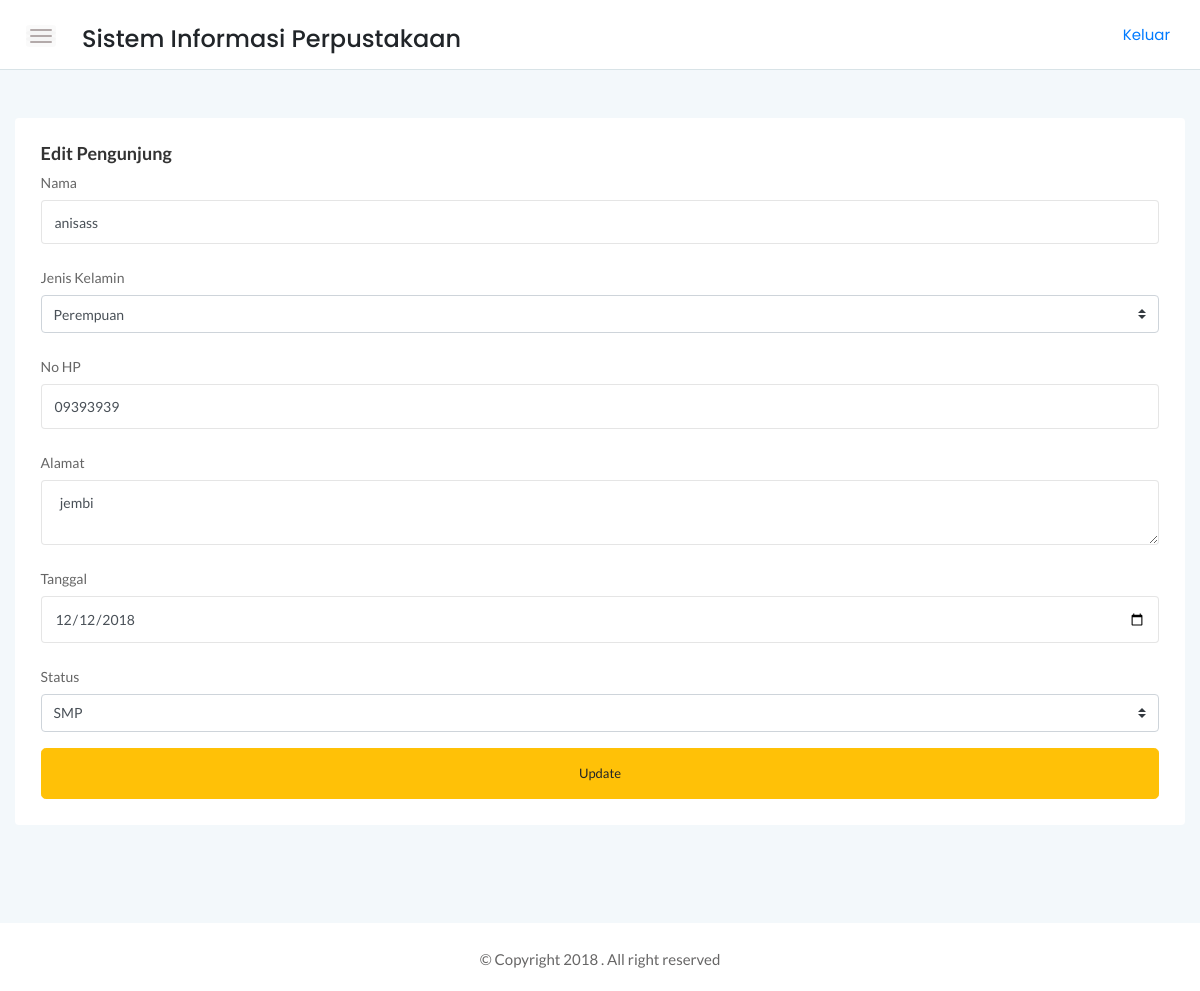
The app's page /srtdash/app/pengunjung/edit.php?id=7 (signed in) with its own data.
### tables this page shows
CREATE TABLE `pengunjung` (
  `id_pengunjung` int(11) NOT NULL,
  `nama` varchar(30) NOT NULL,
  `jk` enum('Laki-Laki','Perempuan') NOT NULL,
  `noHP` char(13) NOT NULL,
  `alamat` text NOT NULL,
  `tgl` date NOT NULL,
  `id_status` int(11) DEFAULT NULL
);

CREATE TABLE `status` (
  `id_status` int(11) NOT NULL,
  `status` varchar(25) NOT NULL
);

### srtdash/function/functions.php (called while the page is built, shortened)
<?php
$link = mysqli_connect("localhost","root","", "perpustakaan");
function tampil($query){
global $link;
$result = mysqli_query($link,$query);
while ($row = mysqli_fetch_assoc($result)){
    $rows[] = $row;
}
return $rows;
}
?>

### srtdash/app/pengunjung/edit.php (the view, shortened to what this page needs)
<?php
require '../../function/functions.php';
$id = $_GET['id'];
$row = tampil("SELECT * FROM pengunjung WHERE id_pengunjung = $id")[0];
$status = tampil("SELECT * FROM status");
?>
<!DOCTYPE html>
<html>
    <head>
        <link rel="stylesheet" href="../../assets/css/bootstrap.min.css">
        <link rel="stylesheet" href="../../assets/css/font-awesome.min.css">
        <link rel="stylesheet" href="../../assets/css/themify-icons.css">
        <link rel="stylesheet" href="../../assets/css/metisMenu.css">
        <link rel="stylesheet" href="../../assets/css/owl.carousel.min.css">
        <link rel="stylesheet" href="../../assets/css/slicknav.min.css">
        <link rel="stylesheet" href="../../assets/css/typography.css">
        <link rel="stylesheet" href="../../assets/css/default-css.css">
        <link rel="stylesheet" href="../../assets/css/styles.css">
        <link rel="stylesheet" href="../../assets/css/responsive.css">
    </head>
    <body>
    <div class="page-container">
        <div class="main-content">
            <div class="header-area">
                <div class="row align-items-center">
                    <div class="col-md-6 col-sm-8 clearfix">
                        <div class="nav-btn pull-left">
                            <span></span>
                            <span></span>
                            <span></span>
                        </div>
                        <div class="nav-btn pull-left">
                            <h4>Sistem Informasi Perpustakaan</h4>
                        </div>
                    </div>
                    <div class="col-md-6 col-sm-4 clearfix">
                            <ul class="notification-area pull-right">
                                <p><a href="../logout/logout.php">Keluar</a></p>
                            </ul>
                        </div>
                </div>
            </div>
            <div class="main-content-inner">
                <div class="sales-report-area mt-5 mb-5">
                   <div class="card">
                   <div class="card-body">
                       <h4 class="header-title mb-0">Edit Pengunjung</h4>
       <form action="" method="POST">
            <div class="form-group">
                    <label for="nama" class="col-form-label">Nama</label>
                    <input class="form-control" type="text" name="nama" value="<?=$row['nama']; ?>" id="nama" required>
                </div>
            <div class="form-group">
                                            <label class="col-form-label">Jenis Kelamin</label>
                                            <select class="custom-select" name="jl">
                                                    <option value="Perempuan" <?php if($row['jk'] == "Perempuan"){
                                echo "selected";
                                }?>>Perempuan</option>
                                            </select>
            </div>
            <div class="form-group">
                <label for="no_hp" class="col-form-label">No HP</label>
                <input class="form-control" type="tel" name="no_hp" id="no_hp" value="<?=$row['noHP'];?>" required>
            </div>
            <div class="form-group">
                <label for="alamat" class="col-form-label">Alamat</label>
                <textarea class="form-control" type="text" name="alamat" id="alamat" required> <?=$row['alamat']; ?> </textarea>
            </div>
            <div class="form-group">
                <label for="tgl" class="col-form-label">Tanggal</label>
                <input class="form-control" type="date" name="tgl" id="tgl"  value="<?=$row['tgl']; ?>" required>
            </div>
            <div class="form-group">
                                            <label class="col-form-label">Status</label>
                                            <select class="custom-select" name="status">
                                                <?php
                                                    foreach ($status as $sta) :
                                                    ?>
                                                    <option value="<?= $sta['id_status'] ;?>"
                                                            <?php
                                                            if ($sta['id_status'] == $row['id_status']){
                                                                echo "selected";
                                                            }
                                                            ?>
                                                            >  <?= $sta['status'] ;?></option>
                                                    <?php
                                                    endforeach;
                                                 ?>
                                            </select>
            </div>
            <button type="submit" name="update" class="btn btn-warning btn-lg btn-block">Update</button>
        </form>
   </div>
                     </div>
                </div>
            </div>
        </div>
        <footer>
            <div class="footer-area">
                <p>© Copyright 2018 . All right reserved</p>
            </div>
        </footer>
    </div>
</body>
</html>

### srtdash/assets/css/typography.css (style rules this page uses)
body { font-size: 14px; font-family: 'Lato', sans-serif; }
h1, h2, h3, h4, h5, h6 { margin: 0; font-family: 'Poppins', sans-serif; }
p { font-family: 'Lato', sans-serif; font-size: 15px; line-height: 26px; color: #444; margin-bottom: 0; }
a, a:visited { text-decoration: none; transition: all 0.3s ease-in-out; -webkit-transition: all 0.3s ease-in-out; -moz-transition: all 0.3s ease-in-out; -o-transition: all 0.3s ease-in-out; outline: 0; font-family: 'Poppins', sans-serif; }
p a, p a:visited { line-height: inherit; outline: 0; }
ul, ol { margin-bottom: 0px; margin-top: 0px; padding: 0; }
ul { margin: 0; list-style-type: none; }
button { cursor: pointer; outline: none!important; letter-spacing: 0; }

### srtdash/assets/css/default-css.css (style rules this page uses)
* { margin: 0; padding: 0; box-sizing: border-box; }
*, *:before, *:after { -moz-box-sizing: border-box; -webkit-box-sizing: border-box; box-sizing: border-box; }
html { -webkit-font-smoothing: antialiased; }
body { background: #fff; font-weight: normal; -webkit-font-smoothing: antialiased; -webkit-text-size-adjust: 100%; }
:root { --primary-color: #4336FB; }

### srtdash/assets/css/styles.css (style rules this page uses)
.page-container { width: 100%; height: 100%; min-height: 100vh; padding-left: 280px; -webkit-transition: padding-left 0.3s ease 0s; transition: padding-left 0.3s ease 0s; }
.card { border: none; border-radius: 4px; background-color: #fff; -webkit-transition: all 0.3s ease 0s; transition: all 0.3s ease 0s; }
.card-body { padding: 25.6px; padding: 1.6rem; }
.main-content { width: 100%; background: #F3F8FB; }
.main-content-inner { padding: 0 30px 50px; }
.header-area { padding: 15px 30px; background: #fff; border-bottom: 1px solid #d8e3e7; }
.nav-btn { margin-right: 30px; margin-top: 10px; cursor: pointer; }
.nav-btn span { display: block; width: 22px; height: 2px; background: #b3aaaa; margin: 4px 0; border-radius: 15px; -webkit-transition: all 0.3s ease 0s; transition: all 0.3s ease 0s; box-shadow: 0 0 0 4px rgba(99, 96, 96, 0.03); }
.notification-area { -webkit-user-select: none; -moz-user-select: none; -ms-user-select: none; user-select: none; position: relative; z-index: 1; }
.header-title { font-family: 'Lato', sans-serif; font-size: 18px; font-weight: 600; letter-spacing: 0; color: #333; text-transform: capitalize; margin-bottom: 17px; }
.footer-area { text-align: center; padding: 23px 0 19px; background: #fff; }
.footer-area p { color: #676666; margin-bottom: 0; }
.btn { padding: 11px 17px; font-size: 13px; letter-spacing: 0; }
.btn-lg { padding: 15px 22px; }
.form-control, .form-control:focus { outline: none; box-shadow: none; }
.form-control { font-size: 14px; border: 1px solid rgba(170, 170, 170, .3); padding: 10.72px 12.8px; padding: .67rem .8rem; }
label { font-weight: 500; color: #666; display: inline-block; margin-bottom: 8px; margin-bottom: .5rem; }

### srtdash/assets/css/responsive.css (style rules this page uses)
@media (min-width: 1200px) and (max-width: 1364px) { .main-content-inner { padding: 0 15px 50px; } }
@media (min-width: 1200px) and (max-width: 1364px) { .page-container, .sbar_collapsed.page-container { padding-left: 0; } }

### records on screen
pengunjung: nama "anisass", jl "Perempuan", no_hp "09393939", alamat "jembi", tgl "12/12/2018", status "SMP"
